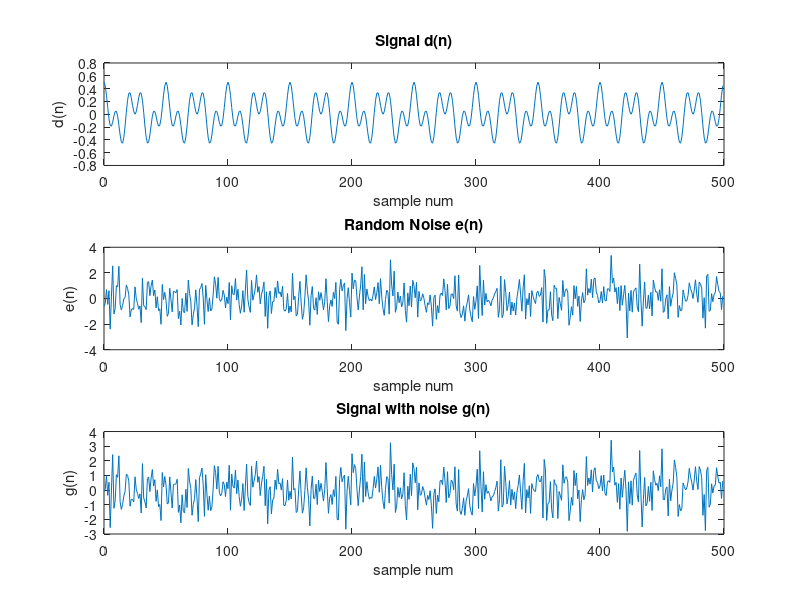
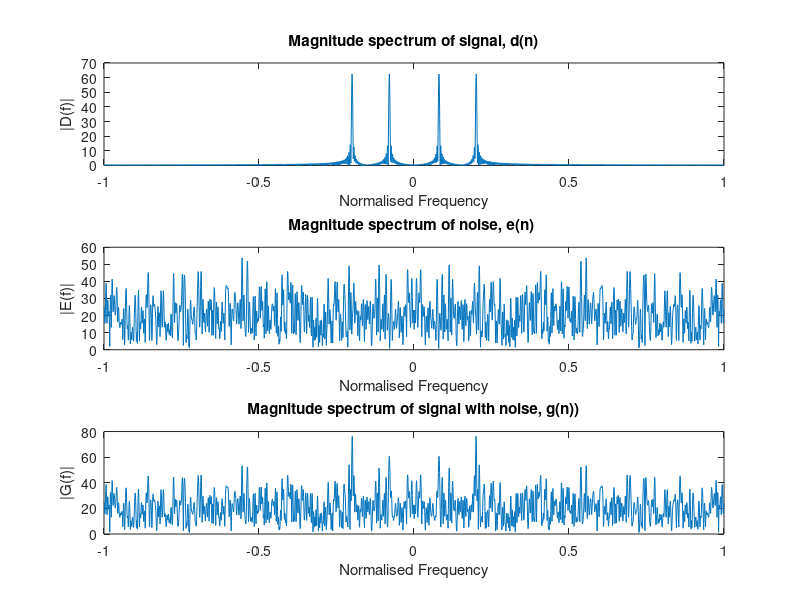
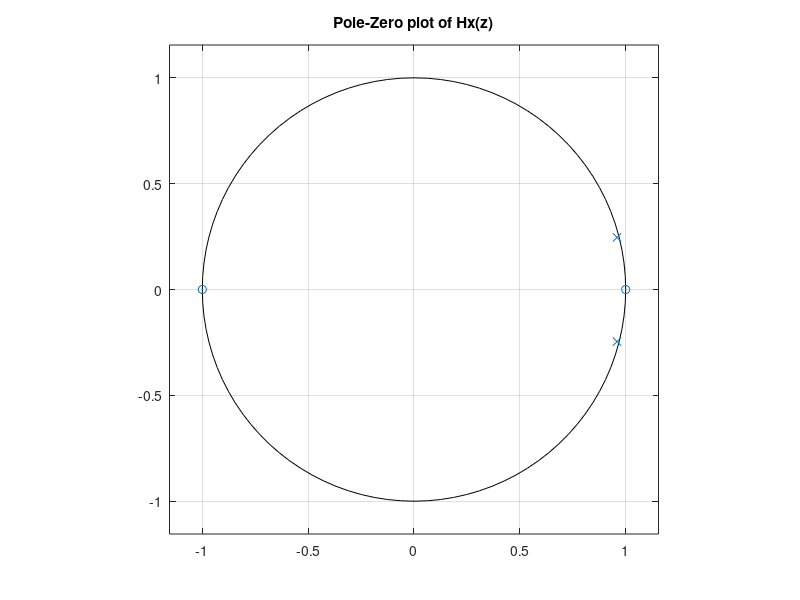
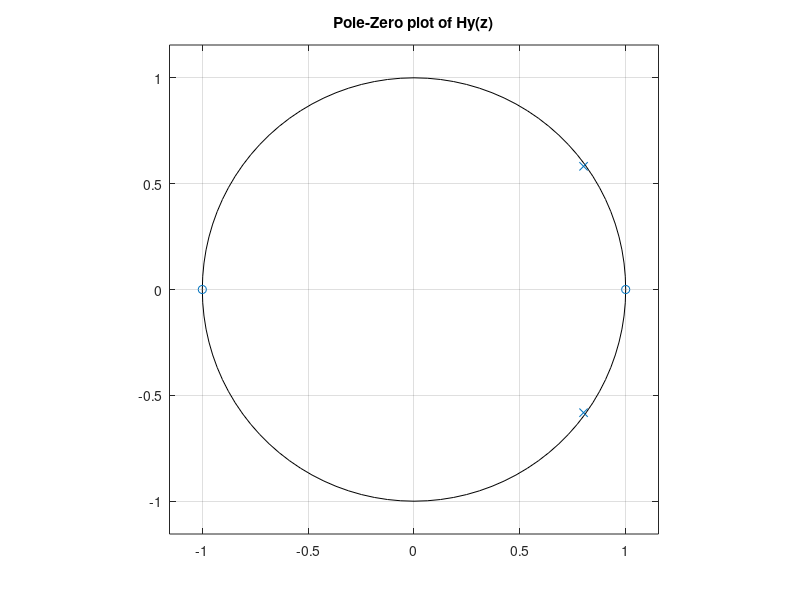

MATLAB code to generate these figures, in order:
clc; clear;
%% Problem 4
%% a)
Ax = 0.25; Ay = 0.25;
fx = 0.04;
fy = 0.10;
L = 500;
n = 0:1:L-1;
d = Ax * cos(2*pi*fx*n) + Ay*cos(2*pi*fy*n);
e = randn(1,L); % Noise
g = d + e;

fft_length = 2048;

% Plot discrete time signals
figure(1); subplot(3,1,1); plot(n,d); title('Signal d(n)'); xlabel('sample num'); ylabel('d(n)');
subplot(3,1,2);plot(n,e); title('Random Noise e(n)'); xlabel('sample num'); ylabel('e(n)');
subplot(3,1,3); plot(n,g); title('Signal with noise g(n)'); xlabel('sample num'); ylabel('g(n)');

% FFT - shift spectrum to get 0Hz in the middle
fft_d = fftshift(fft(d,2048));
fft_e = fftshift(fft(e,2048));
fft_g = fftshift(fft(g,2048));

% Plot spectrum
w = linspace(-1,1,2048);
figure(2); subplot(3,1,1); plot(w,abs(fft_d),'-'); title('Magnitude spectrum of signal, d(n)'); xlabel('Normalised Frequency'); ylabel('|D(f)|');
subplot(3,1,2); plot(w,abs(fft_e)); title('Magnitude spectrum of noise, e(n) '); xlabel('Normalised Frequency'); ylabel('|E(f)|');
subplot(3,1,3); plot(w,abs(fft_g)); title('Magnitude spectrum of signal with noise, g(n))'); xlabel('Normalised Frequency'); ylabel('|G(f)|');

% Why do we get a massive spike at 0Hz? (is it because we sample a infinite time signal with a descrete number of samples)

%% b)
% Plot zeroes and poles of the resonators
Hx_p = [ 0.99*exp(1i*2*pi*fx) 0.99*exp(-1i*2*pi*fx)]'; % transpose to row vector
Hy_p = [ 0.99*exp(1i*2*pi*fy) 0.99*exp(-1i*2*pi*fy)]';
z = [-1 1]';
figure(3); zplane(z, Hx_p); title('Pole-Zero plot of Hx(z)');
figure(4); zplane(z, Hy_p); title('Pole-Zero plot of Hy(z)');


% Plot magnitude response of Hx(z) and Hy(z)
figure(5); subplot(2,1,1);
[Hx, wx] = freqz(poly(z),poly(Hx_p));
subplot(2,1,1);
w = wx/2/pi; 
plot(w,abs(Hx));
title('Mangitude response, |Hx(z)|');
xlabel('Angular frequency, w');
ylabel('Magnitude, |Hx|');
subplot(2,1,2);
plot(w, angle(Hx));
title('Phase response of Hx(z)');
xlabel('Angular frequency, w');
ylabel('Phase');

figure(6);
subplot(2,1,2);
[Hy, wy] = freqz(poly(z),poly(Hy_p));
subplot(2,1,1);
w = wy/2/pi;
plot(w,abs(Hy));
title('Mangitude response, |Hy(z)|');
xlabel('Angular frequency, w');
ylabel('Magnitude, |Hy(z)|');
subplot(2,1,2);
plot(w, angle(Hy));
title('Phase response of Hy')
xlabel('Angular frequency, w')
ylabel('Phase')

%% C)
% Apply filter Hx and Hy to g(n)
w = linspace(-1,1,2048);
qx = filter(poly(z),poly(Hx_p),g);
figure(7); subplot(2,1,1);
plot(n,qx); title('Filtered signal, qx(n)'); xlabel('Sample number, n'); ylabel('qx(n)');
Qxfft = fftshift(fft(qx,fft_length));
subplot(2,1,2); plot(w,abs(Qxfft)); title('|Qx(f)|'); xlabel('Normalised Frequency'); ylabel('|Qx(f)|');

qy = filter(poly(z),poly(Hy_p),g);
figure(8); subplot(2,1,1);
plot(n,qy); title('Filtered signal, qy(n)'); xlabel('Sample number, n'); ylabel('qy(n)');
Qyfft = fftshift(fft(qy,fft_length));
subplot(2,1,2); plot(w,abs(Qyfft)); title('|Qy(f)|'); xlabel('Normalised Frequency'); ylabel('|Qy(f)|');
%%
% Result: The filters amplified the sinusoidal components they where designed to amplify and removed noise
% from the other frequencies. Hy filter removed fx=0.04 component, and Hx filter
% removed fy=0.25 component.
% The noise floor was around 15 before filter
% and is now less than 10 after filter. The peak amplitude of signal went
% from about 250 to 5300, a gain of 21.



%% d)
% Plot magnutude response of H(z)
H=Hx+Hy;
w = linspace(0,0.5,512);
figure(9); plot(w, abs(H));title('Magnitude response, |H(f)|'); xlabel('Normalised Frequency'); ylabel('|H(f)|');

% Plot zplane of H(z)
H_z(3:4) = roots(poly(Hx_p)+poly(Hy_p));
H_p =[Hx_p; Hy_p];
figure(10); zplane(H_z',H_p); title('Pole-zero plot of H(z)');
%%
%The two poles in the first quadrat is the amplification of frequency 0.04
% and 0.25. The zero in between filtes out the noise betwen the signals.
% The poles and zeroes in q2 is similar for negative frequencies.
% The two zeroes in the middle does not contribute anything.
% 

% Plot filtered signal magnitude and specturm
w = linspace(-1,1,2048);
q = filter(poly(H_z),poly(H_p),g);
figure(11); subplot(2,1,1);
plot(n,q); title('Filtered signal, q(n)'); xlabel('Sample number, n'); ylabel('q(n)');
Qfft = fftshift(fft(q,fft_length));
subplot(2,1,2); plot(w,abs(Qfft)); title('Filtered signal, |Q(f)|'); xlabel('Normalised Frequency'); ylabel('|Q(f)|');

%%
% By combining filter Hx and Hy we can reduce noise while amplifying both fx
% and fy component in the same filter.
% The filtered q(n) signal similar to the input signal without noise, g(n).

